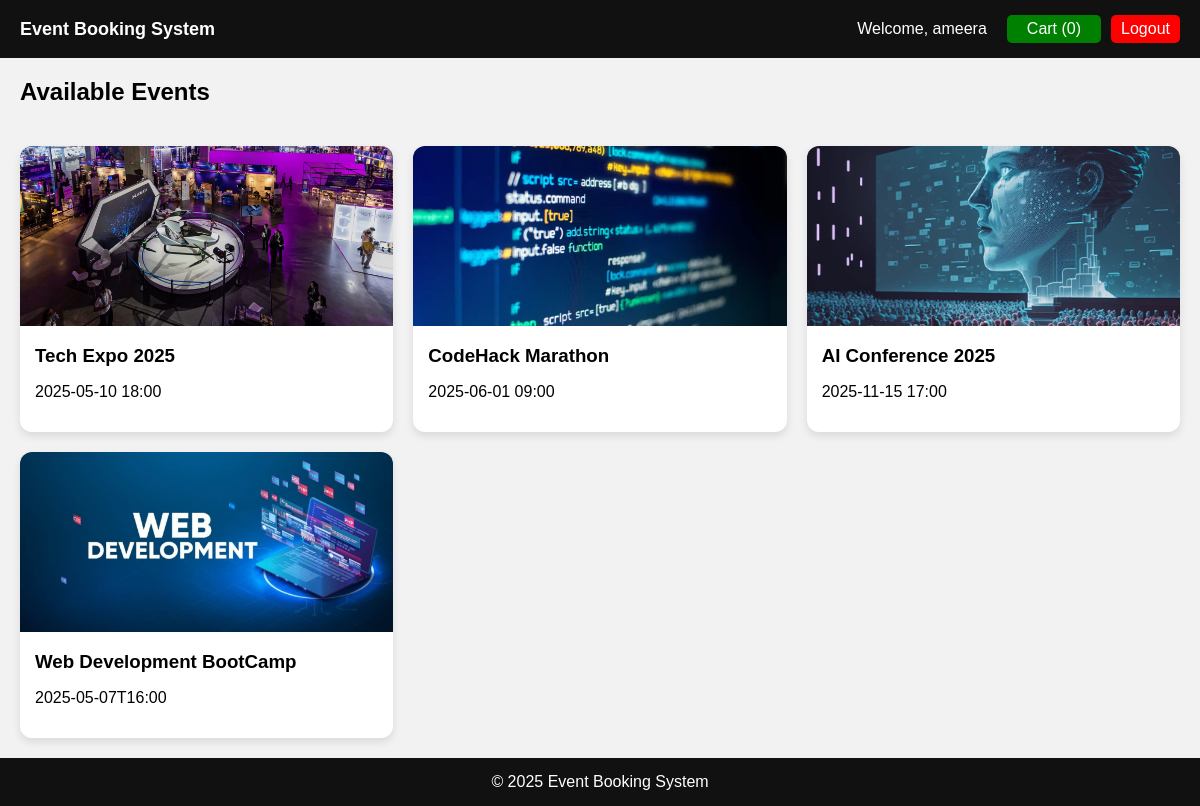
Before: /Customer/home.php (signed in) with the older database file.
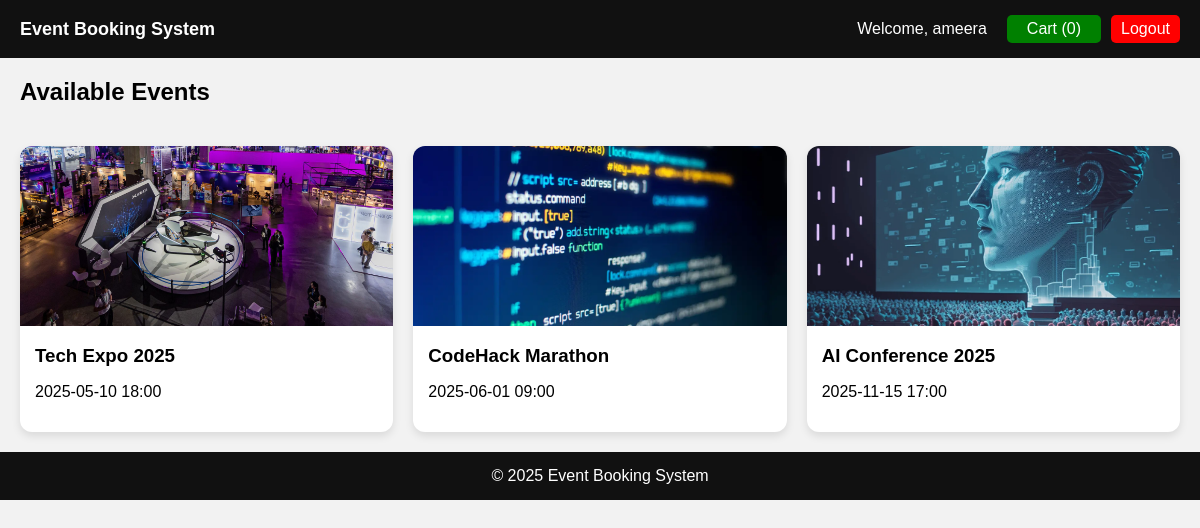
After: the same page with the newer database file.
### tables this page shows
CREATE TABLE events (
    id INTEGER PRIMARY KEY AUTOINCREMENT,
    name TEXT NOT NULL,
    date TEXT NOT NULL,
    location TEXT NOT NULL,
    price REAL NOT NULL,
    image TEXT,
    max_tickets INTEGER NOT NULL
, description TEXT);

### Customer/home.php (the view, shortened to what this page needs)
<?php
require_once '../includes/config.php';
$name = $_SESSION['name'] ?? 'User';
$stmt = $conn->query("SELECT * FROM events");
$events = $stmt->fetchAll(PDO::FETCH_ASSOC);
?>
<!DOCTYPE html>
<html lang="en">
<head>
</head>
<body>
<header>
    <div class="brand"> <a href="home.php" style="color:white; text-decoration:none; font-weight:bold;">
        Event Booking System
    </a></div>
    <div class="header-right">
        <div class="welcome">Welcome, <?= htmlspecialchars($name) ?></div>
        <div class="cart"><a href="cart.php"
   style="background:green;
          padding:5px 10px;
          color:white;
          border-radius:5px;
          text-decoration:none;">
    Cart (<?= array_sum($_SESSION['cart'] ?? []) ?>)
</a></div>
        <a href="logout.php" class="logout">Logout</a>
    </div>
</header>
<h2>Available Events</h2>
<div class="event-grid">
    <?php foreach ($events as $event): ?>
        <div class="card">
        <img src="../images/<?= $event['image'] ?>">
            <div class="card-content">
                <h3><?= htmlspecialchars($event['name']) ?></h3>
                <p><?= $event['date'] ?></p>
            </div>
        </div>
    <?php endforeach; ?>
</div>
<footer>
    &copy; <?= date("Y") ?> Event Booking System
</footer>
</body>
</html>

### Customer/home.php (style rules this page uses)
* { box-sizing: border-box; }
body { font-family: Arial, sans-serif; margin: 0; padding: 0; background: #f2f2f2; }
header { background: #111; color: white; padding: 15px 20px; display: flex; justify-content: space-between; align-items: center; }
.brand { font-size: 18px; font-weight: bold; }
.header-right { display: flex; align-items: center; gap: 10px; }
.cart { background: green; color: white; padding: 5px 10px; border-radius: 5px; }
.logout { background: red; color: white; padding: 5px 10px; border-radius: 5px; text-decoration: none; }
.welcome { margin-right: 10px; }
h2 { padding: 20px; margin: 0; }
.card { background: white; border-radius: 12px; overflow: hidden; box-shadow: 0 4px 8px rgba(0,0,0,0.1); position: relative; transition: 0.3s; }
.card img { width: 100%; height: 180px; object-fit: cover; }
.card-content { padding: 15px; }
.card-content h3 { margin: 0 0 10px; }
.event-grid { display: grid; grid-template-columns: repeat(3, 1fr); gap: 20px; padding: 20px; }
footer { background: #111; color: white; text-align: center; padding: 15px; }

Changed rows visible on the page:
removed events: image (picture), name "Web Development BootCamp", date "2025-05-07T16:00"
